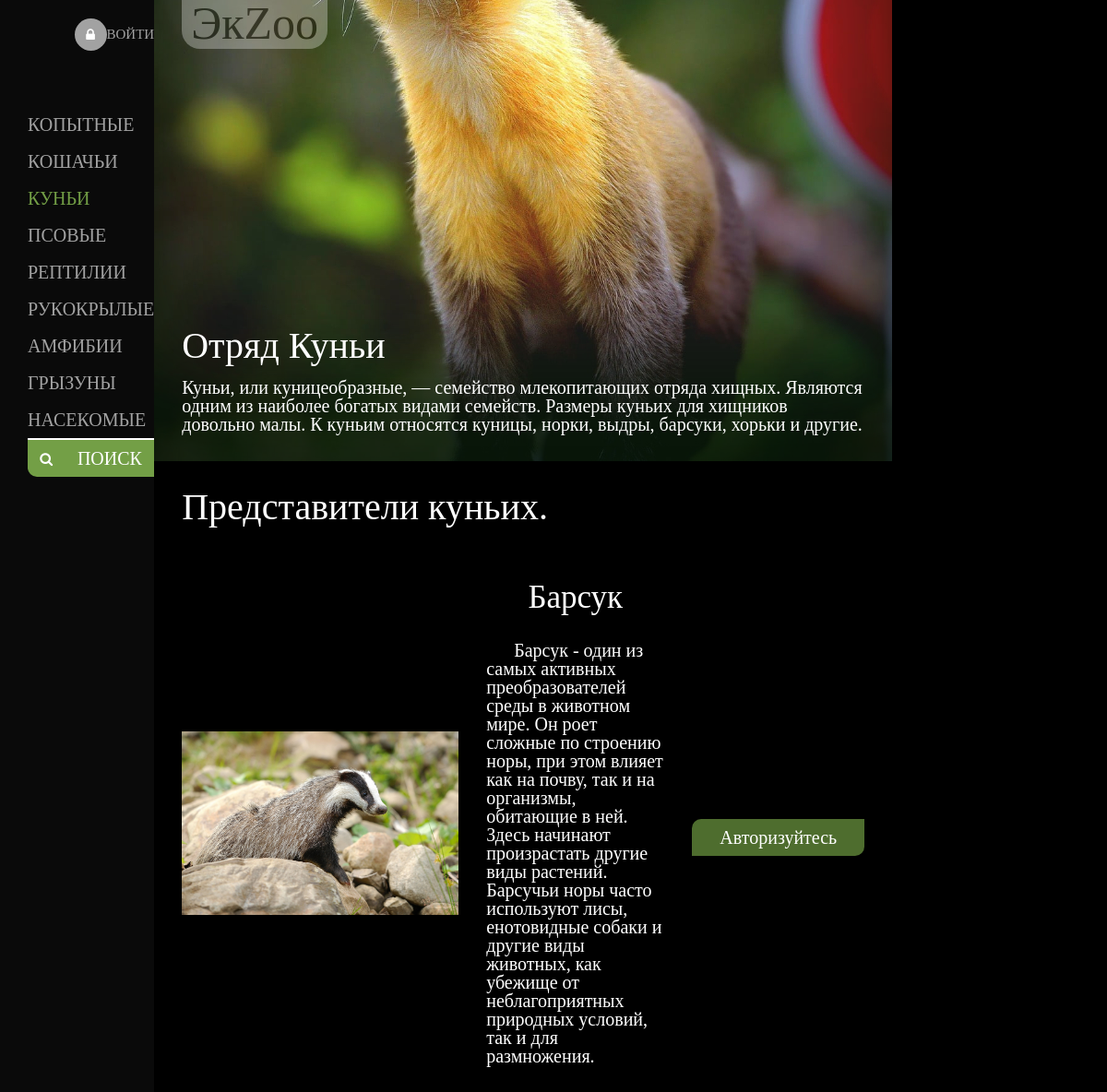
The app's page /pages/kynie.php with its own data.
### tables this page shows
CREATE TABLE `animals` (
  `ID_animal` int NOT NULL,
  `Pictures` varchar(200) NOT NULL,
  `Short_info` varchar(400) NOT NULL,
  `Name` varchar(40) NOT NULL,
  `Class` varchar(40) NOT NULL,
  `Kind` varchar(40) NOT NULL,
  `Height` varchar(10) NOT NULL,
  `Weight` varchar(10) NOT NULL,
  `Food` varchar(1000) NOT NULL,
  `Life_span` varchar(10) NOT NULL,
  `appearance` varchar(3000) NOT NULL,
  `lifestyle_info` varchar(3000) NOT NULL,
  `ID_habitats` int NOT NULL
);

### PHP/connect.php (called while the page is built, shortened)
<?
$host = 'localhost';
$db = 'экzoo';
$user = 'root';
$pass = '';
$charset = 'utf8';
$dsn = "mysql:host=$host;dbname=$db;charset=$charset";
$opt = array (
    PDO::ATTR_ERRMODE => PDO::ERRMODE_EXCEPTION,
    PDO::ATTR_DEFAULT_FETCH_MODE => PDO::FETCH_ASSOC,
    PDO::ATTR_EMULATE_PREPARES => false,
);
$pdo = new PDO($dsn, $user, $pass, $opt);
function get_animals_kyn(){
	global $pdo;
	$sqlAnimals = $pdo->query("SELECT * FROM `animals` WHERE `Class` LIKE '%Куньи%'");
	return $sqlAnimals;
}
?>

### pages/kynie.php (the view, shortened to what this page needs)
<html lang="ru">
<head>
	<link rel="stylesheet" href="../css/style-allPage.css">
	<link rel="stylesheet" type="text/css" href="../css/media.css">
</head>
<body>
	<div class="wrapper">
		<div class="two-blocks">
			<div class="left-block">
				<div class="navigation-menu">
				<?
					if($_SESSION['autorized'] == true){
						echo "<div class='user-name'>Ваш логин:"."<br>".$_SESSION['login']."</div><div class='authorization-state'><i class='fa fa-lock'></i><a href='../PHP/logout.php'>Выйти</a></div>";
					}else{
						echo "<div class='user-name'><div class='authorization-state'><i class='fa fa-lock'></i><a href='../PHP/login.php'>Войти</a></div></div>";
					}
				?>
					<ul class="menu">
						<a href="ungulates.php"><li class="list-menu">копытные</li></a>
						<a href="catlike.php"><li class="list-menu">кошачьи</li></a>
						<a href="kynie.php"><li class="list-menu active">куньи</li></a>
						<a href="doglike.php"><li class="list-menu">псовые</li></a>
						<a href="reptiles.php"><li class="list-menu">рептилии</li></a>
						<a href="cheiroptera.php"><li class="list-menu">рукокрылые</li></a>
						<a href="amphibians.php"><li class="list-menu">амфибии</li></a>
						<a href="rodents.php"><li class="list-menu">грызуны</li></a>
						<a href="arthropods.php"><li class="list-menu">насекомые</li></a>
						<a href="../PHP/find.php"><li class="list-menu serch-animals"><i class="fa fa-search"></i>поиск</li></a>
					</ul>
				</div>
			</div>
			<div class="right-block">
				<div class="header" style="background: url(../img/pictures/Куньи/Куньи.jpg) 100% 100%">
					<div class="content-top">
						<div><a href="../index.php" class="name-site">ЭкZoo</a></div>
					</div>
					<div class="content-bottom">
						<h1 class="detachment__title">Отряд Куньи</h1>
						<h2 class="detachment-info detachment-info__title">Куньи, или куницеобразные, — семейство млекопитающих отряда хищных. Являются одним из наиболее богатых видами семейств. Размеры куньих для хищников довольно малы. К куньим относятся куницы, норки, выдры, барсуки, хорьки и другие.</h2>
					</div>
				</div>
				<div class="content">
					<div class="content-text name-class_title">Представители куньих.</div>
						<?php
							require_once('../PHP/connect.php');
							$animalsInfo = get_animals_kyn();
							foreach ($animalsInfo as $animalInfo): ?>
								<div class="content-row">
									<div class="content__left-block"><img src="<?php echo $animalInfo["Pictures"]; ?>"></div>
									<div class="content__right-block">
										<div class="animal-name"><?php echo $animalInfo["Name"]; ?></div>
										<p class="animal-info title2"><?php echo $animalInfo["Short_info"]; ?></p>
									</div>
									<?
										if($_SESSION['autorized'] == true){
											?><a href="../PHP/show-more.php?id=<?php echo $animalInfo["ID_animal"]?>" class="show-more title2">Подробнее</a><?
										}else {
											?><a href="../PHP/login.php" class="show-more title2">Авторизуйтесь</a><?}?>
								</div>
						<? endforeach; ?>
				</div>
			</div>
		</div>
	</div>
</body>
</html>

### css/style-allPage.css (style rules this page uses)
* { padding: 0; margin: 0; border: 0; box-sizing: border-box; }
*, *:before, *:after { box-sizing: border-box; }
html, body { height: 100%; width: 100%; font-size: 100%; line-height: 1; font-size: 14px; -ms-text-size-adjust: 100%; -moz-text-size-adjust: 100%; -webkit-text-size-adjust: 100%; }
a, a:visited { text-decoration: none; }
ul li { list-style: none; }
img { vertical-align: top; }
h1, h2, h3, h4, h5, h6 { font-size: inherit; font-weight: 400; }
body { background-color: #000; color: #fff; font-family: "EB Garamond", serif; }
.name-site { font-size: 50px; color: #000; user-select: none; padding: 0 10px; background: #fff; border-radius: 0 0 20px 20px; opacity: 30%; }
.fa-search { font-size: 15px; }
.detachment__title, .name-class_title { font-size: 40px; }
.detachment-info__title { font-size: 20px; }
.title2 { font-size: 20px; }
.animal-name { font-size: 35px; }
.wrapper { max-width: 1250px; margin: 0 auto; }
.two-blocks { display: flex; }
.wrapper .two-blocks .left-block { text-transform: uppercase; font-size: 20px; background-color: #0a0a0a; padding-left: 30px; }
.navigation-menu { display: flex; flex-direction: column; justify-content: center; }
.user-name { margin: 10px 0 10px; word-wrap: break-word; font-size: 15px; }
.authorization-state { display: flex; justify-content: flex-end; align-items: center; margin: 10px 0 50px; border-radius: 30px 0 0 30px; }
.authorization-state a { padding: 7px 0; color: #a2a2a2; }
.fa-lock { display: flex; justify-content: center; align-items: center; width: 35px; height: 35px; border-radius: 50%; background: #a2a2a2; }
.menu a { color: #a2a2a2; user-select: none; }
.menu a .active { color: #739f46; }
.menu .list-menu { padding: 10px 0; }
.serch-animals { display: flex; align-items: center; justify-content: space-around; color: #fff; background-color: #739f46; border-top: 2px solid #fff; border-radius: 0 0 0 10px; }
.wrapper .two-blocks .right-block { font-size: 10px; }
.wrapper .two-blocks .right-block .header { display: flex; flex-direction: column; justify-content: space-between; width: 1095px; height: 700px; padding: 0 30px 30px; background-size: 100% 100%; box-shadow: inset 0 -100px 100px rgba(0, 20, 0, 0.7); }
.content-top { display: flex; justify-content: space-between; align-items: center; }
.detachment-info { margin-top: 15px; }
.content { padding: 0 30px 30px; }
.content-text { margin: 30px 0; }
.content-row { display: flex; justify-content: center; align-items: center; margin-top: 20px; }
.content__left-block img { width: 300px; }
.content__right-block { padding: 30px; }
.animal-name { text-align: center; }
.animal-info { margin-top: 30px; text-indent: 1.5em; }
.show-more { background-color: #4E6D2E; margin-top: 30px; padding: 10px 30px; cursor: pointer; border-radius: 10px 0 10px 0; color: #fff; }

### css/media.css (style rules this page uses)
@media (max-width: 1270px) { .wrapper .two-blocks .right-block .header { width: 800px; height: 500px; } }
@media (max-width: 1270px) { .wrapper .two-blocks .right-block { width: 800px; } }

### records on screen
animals: Pictures (picture), Name "Барсук", Short_info "Барсук - один из самых активных преобразователей среды в животном мире. Он роет сложные по строению норы, при этом влияет как на почву, так и на организмы, обитающие в ней. Здесь начинают произрастать другие виды растений. Барсучьи норы часто используют лисы, енотовидные собаки и другие виды животных, как убежище от неблагоприятных природных условий, так и для размножения."
